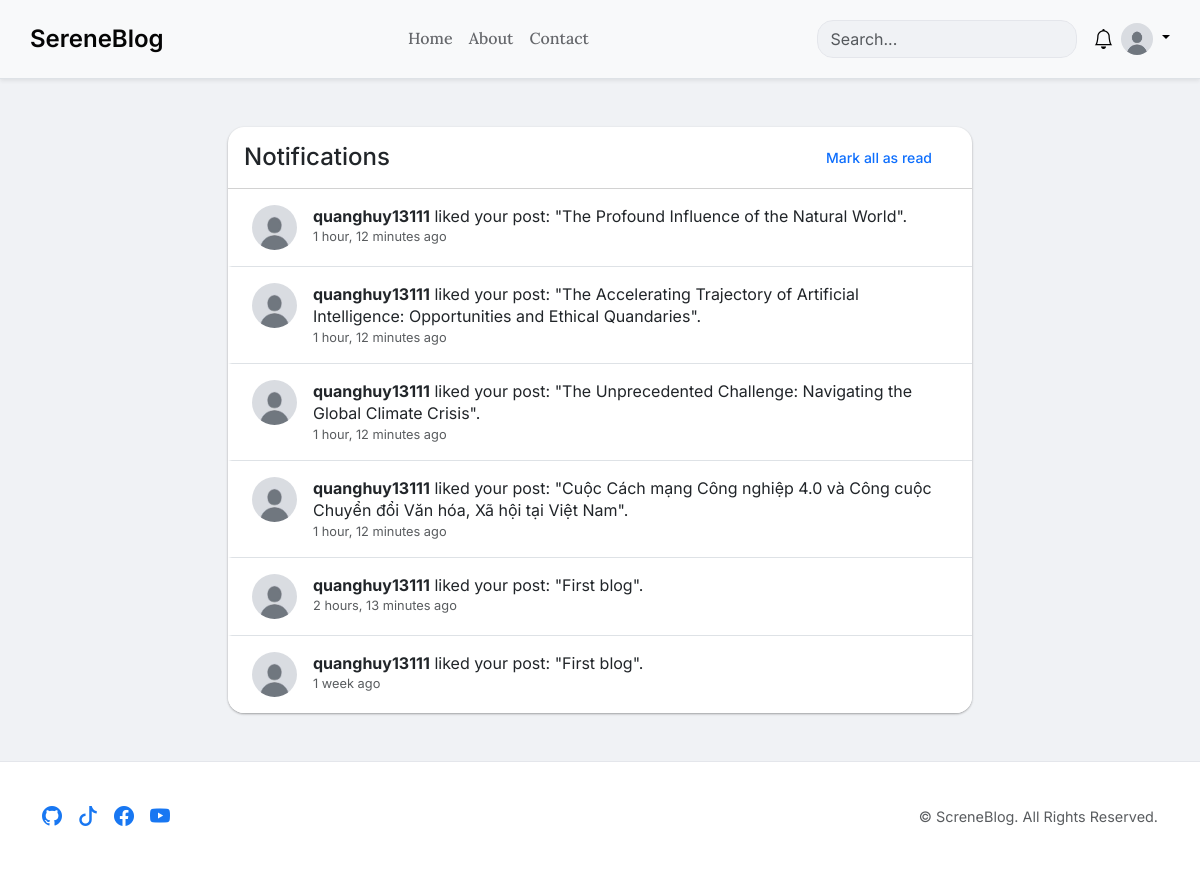
The app's page /notifications/ (signed in) with its own data.
### blog/models.py (models this page shows, shortened)
class Profile(models.Model):
    user = models.OneToOneField(User, on_delete=models.CASCADE, related_name='profile')
    bio = models.TextField(max_length=500, blank=True)
    avatar = models.ImageField(default='profile_pics/default.jpg', upload_to='profile_pics')
    avatar_thumbnail = ImageSpecField(source='avatar',
                                      processors=[ResizeToFill(150, 150)],
                                      format='JPEG',
                                      options={'quality': 90})

class Notification(models.Model):
    recipient = models.ForeignKey(settings.AUTH_USER_MODEL, on_delete=models.CASCADE, related_name='notifications')
    sender = models.ForeignKey(settings.AUTH_USER_MODEL, on_delete=models.CASCADE, related_name='sent_notifications')
    post = models.ForeignKey(Post, on_delete=models.CASCADE, null=True, blank=True, related_name='+') # Thông báo liên quan đến bài viết (like, etc.)
    comment = models.ForeignKey(Comment, on_delete=models.CASCADE, null=True, blank=True, related_name='+') # Bình luận trả lời
    verb = models.CharField(max_length=255)
    read = models.BooleanField(default=False)
    timestamp = models.DateTimeField(auto_now_add=True)
    class Meta:
        ordering = ('-timestamp',)

### blog/views.py (the view)
# urls.py: path('notifications/', views.notification_list, name='notification_list'),
@login_required
def notification_list(request):
    notifications = Notification.objects.filter(recipient=request.user).select_related('sender', 'comment__post')
    notifications.update(read=True)
    return render(request, 'blog/notifications.html', {'notifications': notifications})

### blog/context_processors.py (called while the page is built)
def notifications(request):
    if request.user.is_authenticated:
        all_notifications = Notification.objects.filter(recipient=request.user).order_by('-timestamp')
        unread_count = all_notifications.filter(read=False).count()
        latest_notifications_list = all_notifications[:5]
        return {
            'unread_notifications_count': unread_count,
            'latest_notifications': latest_notifications_list,
        }
    return {}

def active_announcement(request):
    announcement = Announcement.objects.filter(is_active=True).first()
    if announcement:
        dismissed_key = f'dismissed_announcement_{announcement.id}'
        if not request.session.get(dismissed_key, False):
            return {'active_announcement': announcement}
    return {}

### blog/templates/blog/notifications.html (shortened to what this page needs)
{% extends 'base.html' %}
{% load static %}
{% block content %}
<div class="col-lg-8 offset-lg-2">
    <div class="card">
        <div class="card-header bg-transparent d-flex justify-content-between align-items-center">
            <h2 class="h4 mb-0">Notifications</h2>
            <div class="card-header-actions">
                <button id="mark-all-read" class="btn btn-link btn-sm">Mark all as read</button>
            </div>
        </div>
        <div class="card-body p-0">
            <div class="list-group list-group-flush notification-list">
                {% for notification in notifications %}
                    {% if notification.comment and notification.comment.post or notification.post and not notification.comment %}
                        <div class="list-group-item {% if not notification.read %}unread{% endif %}" data-notification-id="{{ notification.id }}">
                            <div class="d-flex align-items-start">
                                <a href="{% url 'blog:public_user_profile' notification.sender.username %}">
                                    {% if notification.sender.profile.avatar_thumbnail %}
                                        <img src="{{ notification.sender.profile.avatar_thumbnail.url }}" alt="{{ notification.sender.username }}" class="rounded-circle notification-avatar me-3">
                                    {% endif %}
                                </a>
                                <div class="flex-grow-1">
                                    <div class="notification-body">
                                        <a href="{% if notification.comment %}{% url 'blog:post_detail' notification.comment.post.slug %}?comment_id={{ notification.comment.id }}#comment-{{ notification.comment.id }}{% else %}{% url 'blog:post_detail' notification.post.slug %}{% endif %}" class="text-decoration-none text-body">
                                            <strong>{{ notification.sender.username }}</strong> {{ notification.verb }}.
                                        </a>
                                    </div>
                                    <div class="notification-timestamp">{{ notification.timestamp|timesince }} ago</div>
                                </div>
                            </div>
                        </div>
                    {% endif %}
                {% empty %}
                    <div class="text-center p-5">
                        <img src="{% static 'blog/images/no-notifications.svg' %}" alt="No notifications" height="120" class="mb-3">
                        <h5 class="text-muted">All caught up!</h5>
                        <p class="text-muted">You have no new notifications.</p>
                    </div>
                {% endfor %}
            </div>
        </div>
    </div>
</div>
{% endblock %}

### blog/templates/base.html (shortened to what this page needs)
{% load static %}
{% load compress %}
<!DOCTYPE html>
<html lang="en">
<head>
    <link href="https://cdn.jsdelivr.net/npm/bootstrap@5.3.3/dist/css/bootstrap.min.css" rel="stylesheet">
    <link rel="stylesheet" href="https://cdn.jsdelivr.net/npm/bootstrap-icons@1.11.3/font/bootstrap-icons.min.css">
    {% compress css %}
        <link rel="stylesheet" href="{% static 'blog/css/style.css' %}">
    {% endcompress %}
</head>
<body>
    {% block header %}
    <header class="sticky-top py-2 bg-body-tertiary border-bottom shadow-sm">
        <nav class="container navbar navbar-expand-lg align-items-center">
            <a class="navbar-brand" href="{% url 'blog:home' %}">SereneBlog</a>
            <div class="collapse navbar-collapse" id="navbarNav">
                <ul class="navbar-nav mx-auto mb-2 mb-lg-0">
                    <li class="nav-item"><a class="nav-link px-2" href="{% url 'blog:home' %}">Home</a></li>
                    <li class="nav-item"><a class="nav-link px-2" href="{% url 'blog:about' %}">About</a></li>
                    <li class="nav-item"><a class="nav-link px-2" href="{% url 'blog:contact' %}">Contact</a></li>
                </ul>
                <form class="d-flex me-3 position-relative" role="search" method="get" action="{% url 'blog:search' %}">
                    <input id="liveSearchInput" class="form-control" type="search" name="q" placeholder="Search..." aria-label="Search">
                </form>
                {% if user.is_authenticated %}
                <div class="dropdown text-end me-2">
                    <a href="#" class="d-block link-body-emphasis text-decoration-none" data-bs-toggle="dropdown" aria-expanded="false" aria-label="Notifications">
                        <i class="bi bi-bell fs-5"></i>
                    </a>
                </div>
                {% endif %}
                 <div class="d-flex align-items-center">
                    <div class="dropdown text-end">
                        {% if user.is_authenticated and user.profile.avatar %}
                        <a href="#" class="d-block link-body-emphasis text-decoration-none dropdown-toggle" data-bs-toggle="dropdown" aria-expanded="false" aria-label="User menu">
                            <img src="{{ user.profile.avatar_thumbnail.url }}" alt="{{ user.username }}'s avatar" width="32" height="32" class="rounded-circle">
                        </a>
                        {% endif %}
                    </div>
                </div>
            </div>
        </nav>
    </header>
    {% endblock %}
    {% block main_content %}
        <main class="container my-5">
            <div class="content-wrapper">
                {% block content %}{% endblock %}
            </div>
        </main>
    {% endblock main_content %}
    {% block footer %}
    <div class="toast-container position-fixed bottom-0 end-0 p-3">
    </div>
    {% include 'blog/_footer.html' %}
    {% endblock %}
</body>
</html>

### static/blog/css/style.css (style rules this page uses)
:root { --font-sans-serif: 'Inter', -apple-system, BlinkMacSystemFont, "Segoe UI", Roboto, "Helvetica Neue", Arial, sans-serif; --font-serif: 'Lora', Georgia, serif; --bg-color-light: #f0f2f5; --secondary-bg-color-light: #ffffff; --text-color-light: #050505; --secondary-text-color-light: #65676b; --border-color-light: #e4e6eb; --accent-color-light: #1877f2; --accent-color-hover-light: #166fe5; --shadow-light: 0 1px 3px rgba(0, 0, 0, 0.12), 0 1px 2px rgba(0, 0, 0, 0.24); --bg-color-dark: #18191a; --secondary-bg-color-dark: #242526; --text-color-dark: #f5f5f7; --secondary-text-color-dark: #b0b3b8; --border-color-dark: #3e4042; --accent-color-dark: #2e89ff; --accent-color-hover-dark: #1b74e4; --shadow-dark: 0 1px 2px rgba(0, 0, 0, 0.3); }
[data-bs-theme="light"] { --bg-color: var(--bg-color-light); --secondary-bg-color: var(--secondary-bg-color-light); --text-color: var(--text-color-light); --secondary-text-color: var(--secondary-text-color-light); --border-color: var(--border-color-light); --accent-color: var(--accent-color-light); --accent-color-hover: var(--accent-color-hover-light); --shadow: var(--shadow-light); --secondary-bg-color-rgb: 255, 255, 255; --accent-color-rgb: 24, 119, 242; }
body { font-family: var(--font-sans-serif); background-color: var(--bg-color); color: var(--text-color); transition: background-color 0.3s ease, color 0.3s ease; -webkit-font-smoothing: antialiased; -moz-osx-font-smoothing: grayscale; display: flex; flex-direction: column; min-height: 100vh; }
h1, h2, h3, h4, h5, h6, .navbar-brand { font-family: var(--font-sans-serif); font-weight: 700; color: var(--text-color); }
p, li { font-family: var(--font-serif); color: var(--secondary-text-color); line-height: 1.7; }
a { color: var(--accent-color); text-decoration: none; transition: color 0.2s ease; }
.card, .dropdown-menu, .form-control, .btn { border-radius: 16px; border: none; background-color: var(--secondary-bg-color); transition: all 0.3s ease; }
.card { box-shadow: var(--shadow); overflow: hidden; }
header { background-color: rgba(var(--secondary-bg-color-rgb), 0.8); backdrop-filter: blur(10px); -webkit-backdrop-filter: blur(10px); border-bottom: 1px solid rgba(var(--text-color-rgb, 0, 0, 0), 0.1); }
.navbar-brand { font-size: 1.5rem; font-weight: 600; }
.nav-link { font-weight: 500; color: var(--secondary-text-color); transition: color 0.2s ease; }
.form-control { background-color: var(--bg-color); border: 1px solid var(--border-color); }
main { flex: 1; }
.btn { padding: 0.75rem 1.5rem; font-weight: 600; border-radius: 2rem; border: none; transition: all 0.2s ease-in-out; }

### blog/templates/blog/notifications.html (style rules this page uses)
.notification-list .list-group-item { transition: background-color 0.2s ease-in-out; border-left: 4px solid transparent; padding: 1rem 1.25rem; }
.notification-avatar { width: 45px; height: 45px; object-fit: cover; }
.notification-body { line-height: 1.4; }
.notification-timestamp { font-size: 0.8rem; color: var(--bs-secondary-color); }
.card-header-actions .btn-link { text-decoration: none; font-weight: 500; }

### records on screen
Notification: sender.profile.avatar_thumbnail (placeholder picture), sender.username "quanghuy13111", verb "liked your post: \"The Profound Influence of the Natural World\"", timestamp "1 hour, 12 minutes"
Notification: sender.profile.avatar_thumbnail (placeholder picture), sender.username "quanghuy13111", verb "liked your post: \"The Accelerating Trajectory of Artificial Intelligence: Opportunities and Ethical Quandaries\"", timestamp "1 hour, 12 minutes"
Notification: sender.profile.avatar_thumbnail (placeholder picture), sender.username "quanghuy13111", verb "liked your post: \"The Unprecedented Challenge: Navigating the Global Climate Crisis\"", timestamp "1 hour, 12 minutes"
Notification: sender.profile.avatar_thumbnail (placeholder picture), sender.username "quanghuy13111", verb "liked your post: \"Cuộc Cách mạng Công nghiệp 4.0 và Công cuộc Chuyển đổi Văn hóa, Xã hội tại Việt Nam\"", timestamp "1 hour, 12 minutes"
Notification: sender.profile.avatar_thumbnail (placeholder picture), sender.username "quanghuy13111", verb "liked your post: \"First blog\"", timestamp "2 hours, 13 minutes"
Notification: sender.profile.avatar_thumbnail (placeholder picture), sender.username "quanghuy13111", verb "liked your post: \"First blog\"", timestamp "1 week"
